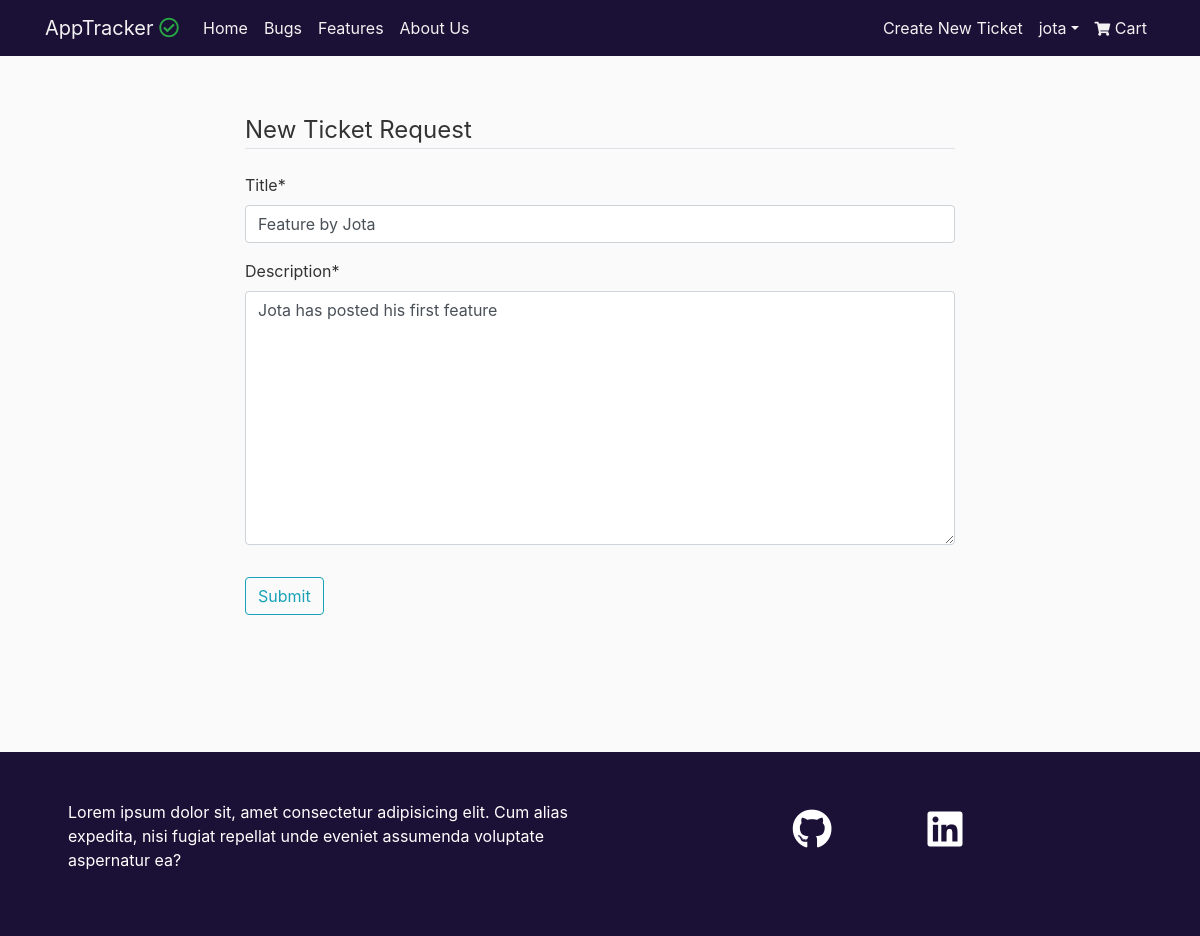
/tickets/detail/7/update (signed in), run on the app's committed database.
### tickets/models.py (models this page shows, shortened)
class Ticket(models.Model):
    STATUS = (
        ('In Progress', 'In Progress'),
        ('Completed', 'Completed'),
        ('Pending', 'Pending')
    )
    ISSUE = (
        ('Bug', 'Bug'),
        ('Feature', 'Feature')
    )
    title = models.CharField(max_length=75)
    description = models.TextField()
    date_posted = models.DateTimeField(default=timezone.now)
    username = models.ForeignKey(User, on_delete=models.CASCADE)
    status = models.CharField(max_length=20, choices=STATUS,default='Pending')
    issue = models.CharField(max_length=20, choices=ISSUE, default='Bug')
    upvotes = models.PositiveIntegerField(default=0)
    views = models.PositiveIntegerField(default=0)

### tickets/views.py (the view, shortened to what this page needs)
# urls.py: path('detail/<int:pk>/update', views.TicketUpdateView.as_view(), name='update'),
class TicketUpdateView(LoginRequiredMixin, UserPassesTestMixin, UpdateView):
    model = Ticket
    fields = ['title', 'description']
    def test_func(self):
        ticket = self.get_object()
        if self.request.user == ticket.username:
            return True
        return False

### cart/context.py (called while the page is built, shortened)
def cart_contents(request):
    price = 10
    total = 0
    tickets_count = 0
    cart = request.session.get('cart', {})
    cart_items = []
    upvote_list = []
    return {'tickets_count': tickets_count,
            'cart_items': cart_items,
            'total': total,
            'price': price,
            'upvote_list': upvote_list}

### tickets/templates/tickets/ticket_form.html (shortened to what this page needs)
{% extends 'base.html' %}
{% load crispy_forms_tags %}
{% block content %}
<div class="col-12 col-lg-8 mx-auto mt-5 pt-2">
    <form method="POST">
        <fieldset class="form-group">
            <legend class="border-bottom mb-4">New Ticket Request</legend>
            {{ form|crispy }}
        </fieldset>
        <div class="form-group">
            <button class="btn btn-outline-info" type="submit">Submit</button>
        </div>
    </form>
</div>
{% endblock %}

### templates/navbar.html (shortened to what this page needs)
<nav class="navbar navbar-expand-lg navbar-dark navbar-concrete bg-haiti" role="navigation">
    <div class="container">
        <a class="navbar-brand" href="{% url 'index' %}"><span class="d-md-inline-block d-none">AppTracker</span> <i class="far fa-check-circle text-success"></i></a>
        <div class="collapse navbar-collapse" id="navbarSupportedContent">
            <ul class="navbar-nav mr-auto">
                <li class="nav-item">
                    <a class="nav-link" href="{% url 'index' %}">Home <span class="sr-only">(current)</span></a>
                </li>
                <li class="nav-item">
                    <a class="nav-link" href="{% url 'tickets:bugs' %}">Bugs</a>
                </li>
                <li class="nav-item">
                    <a class="nav-link" href="{% url 'tickets:features' %}">Features</a>
                </li>
                <li class="nav-item">
                    <a class="nav-link" href="{% url 'about' %}">About Us</a>
                </li>
            </ul>
            <ul class="navbar-nav ml-md-auto">
                {% if request.user.is_authenticated %}
                    <li class="nav-item">
                        <a class="nav-link" href="{% url 'tickets:new_ticket' %}">Create New Ticket</a>
                    </li>
                    <li class="nav-item dropdown">
                        <a class="nav-link dropdown-toggle" id="navbarDropdown" role="button" data-toggle="dropdown"
                            aria-haspopup="true" aria-expanded="false">{{ user.username }}</a>
                    </li>
                {% endif %}
                <li class="nav-item">
                    <a class="nav-link" href="{% url 'cart:cart' %}">
                        <i class="fas fa-shopping-cart fa-sm"></i><span> Cart</span>
                    </a>
                </li>
            </ul>
        </div>
    </div>
</nav>

### static/css/style.css (style rules this page uses)
body { background: #fafafa; color: #333333; }
a { color: #444444; }
a, a:hover { text-decoration: none; }
.bg-haiti { background-color: #1B1035; }
.navbar-concrete, .nav-link, a.navbar-brand { color: #F2F2F2 !important; }
li { list-style-type: none; }

### data on the page
Ticket: title "Feature by Jota", description "Jota has posted his first feature"

### other printed values
{{ user.username }} "jota"
